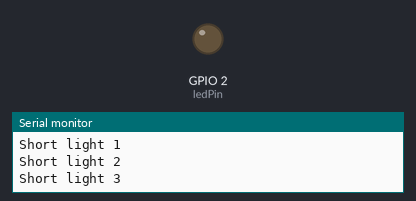
Simulated run of this sketch. Board: ESP32. On the bench: output pins drawn as LEDs (lit = HIGH), the last lines printed to the serial monitor.

Above: at 1.3 s.
At 9.8 s:
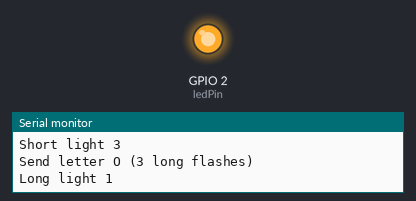
Timing chart, 0 to 10.1 s (numbered marks = the images above):
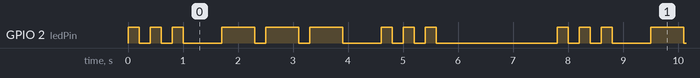

The sketch:

sos.ino
```cpp
// Define LED pin, ESP32 built-in LED is connected to GPIO 2
const int ledPin = 2;

void setup() {
  // Initialize serial communication, baud rate set to 115200
  Serial.begin(115200);
  // Set LED pin to output mode
  pinMode(ledPin, OUTPUT);
}

void loop() {
  // ========== SOS light logic ==========
  // S: 3 short flashes
  Serial.println("Send letter S (3 short flashes)");
  for(int i = 0; i < 3; i++) {
    digitalWrite(ledPin, HIGH);
    Serial.print("Short light ");
    Serial.println(i+1);
    delay(200);

    digitalWrite(ledPin, LOW);
    delay(200);
  }
  delay(500); // Interval between S and O

  // O: 3 long flashes
  Serial.println("Send letter O (3 long flashes)");
  for(int i = 0; i < 3; i++) {
    digitalWrite(ledPin, HIGH);
    Serial.print("Long light ");
    Serial.println(i+1);
    delay(600);

    digitalWrite(ledPin, LOW);
    delay(200);
  }
  delay(500); // Interval between O and S

  // S: 3 short flashes
  Serial.println("Send letter S (3 short flashes)");
  for(int i = 0; i < 3; i++) {
    digitalWrite(ledPin, HIGH);
    Serial.print("Short light ");
    Serial.println(i+1);
    delay(200);

    digitalWrite(ledPin, LOW);
    delay(200);
  }
  Serial.println("One group of SOS finished, wait 2 seconds to loop again");
  delay(2000); // Long pause after one full SOS cycle
}
```

Measured:
- by itself, GPIO 2 (ledPin): repeats every 7.8 s: 2 × (LOW 0.20 s, HIGH 0.20 s), LOW 0.70 s, 2 × (HIGH 0.60 s, LOW 0.20 s), HIGH 0.60 s, LOW 0.70 s, 2 × (HIGH 0.20 s, LOW 0.20 s), HIGH 0.20 s, LOW 2.2 s, HIGH 0.20 s
- by itself, everything shown: repeats every 7.8 s, in 18 steps
